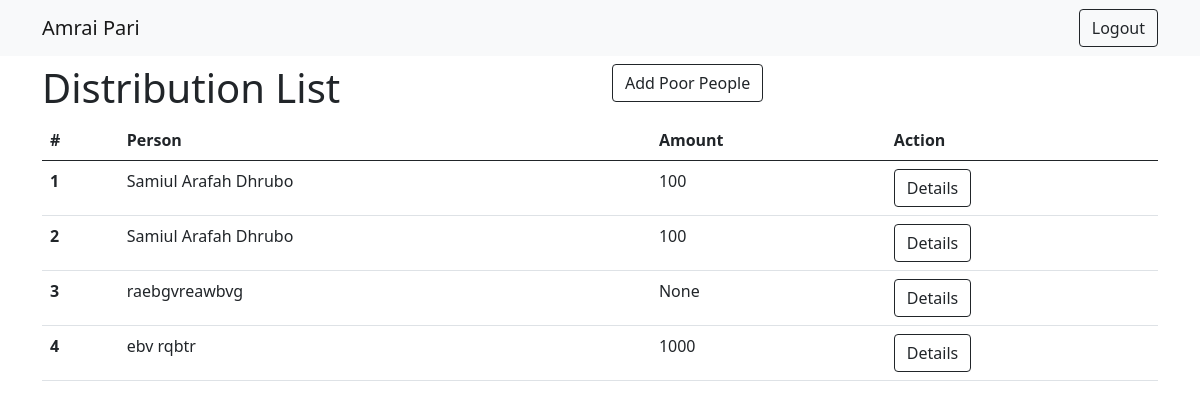
Screenshot of /events/distribution-list/ with the database file from the repository.
### events/models.py (models this page shows, shortened)
class AssetDistribution(models.Model):
    user = models.ForeignKey(User, on_delete=models.CASCADE)
    event = models.ForeignKey(Event, on_delete=models.CASCADE, blank=True, default=1)
    person = models.ForeignKey(Person, on_delete=models.CASCADE, blank=True, default=1)
    amount = models.IntegerField(blank=True, null=True)
    Item = models.TextField(max_length=600, blank=True)
    donate_date = models.DateField(auto_now_add=True)

class Person(models.Model):
    name = models.CharField(max_length=50)
    address = models.CharField(max_length=150)

### events/views.py (the view)
# urls.py: path('distribution-list/', DistributionList.as_view(), name="distribution-list"),
class DistributionList(ListView):
    model = AssetDistribution
    context_object_name = 'persons'
    template_name = 'events/distribution-list.html'

### templates/events/distribution-list.html (shortened to what this page needs)
{% extends 'dashboard/bs.html' %}
{% block content %}
    <div class="row">
        <div class="col">
            <h1>Distribution List</h1>
        </div>
        <div class="col">
            <a href="{% url 'add_poor_people' %}" class="btn btn-outline-dark btn-block">Add Poor People</a>
        </div>
    </div>
    <table class="table">
        <thead>
        <tr>
            <th scope="col">#</th>
            <th scope="col">Person</th>
            <th scope="col">Amount</th>
            <th scope="col">Action</th>
        </tr>
        </thead>
        <tbody>
        {% for person in persons %}
            <tr>
                <th scope="row">{{ forloop.counter }}</th>
                <td>{{ person.person.name }}</td>
                <td>{{ person.amount }}</td>
                <td><a class="btn btn-outline-dark" href="{% url 'distribution-detail' person.id %}">Details</a>
                </td>
            </tr>
        {% endfor %}
        </tbody>
    </table>
{% endblock %}

### rows the page displays
AssetDistribution: person.name "Samiul Arafah Dhrubo", amount "100"
AssetDistribution: person.name "Samiul Arafah Dhrubo", amount "100"
AssetDistribution: person.name "raebgvreawbvg", amount "None"
AssetDistribution: person.name "ebv rqbtr", amount "1000"
